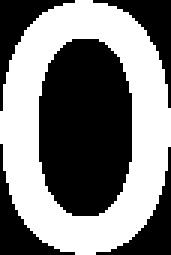
#> input picture character/0.bmp, 57 x 85 px (shown 3 times larger); its folder holds 4 pictures in this run
$ python -i sift.py   (imports and definitions only)   (older library calls are emulated)
#> lines starting #> are read from the running program, lines starting #| are printed output that depends on the picture; after the words box and inside, x2 and y2 are one past the last pixel; in counts of white or black regions, pixels touching at a corner belong together
### SuperSlice.py
import cv2
import numpy as np

# [87 lines left out: functions floodFill, find_connected_components, shrink, not called in this run]

def slice(img):
    gray = cv2.cvtColor(img, cv2.COLOR_BGR2GRAY)
    mask = cv2.adaptiveThreshold(gray, 255, cv2.ADAPTIVE_THRESH_MEAN_C, cv2.THRESH_BINARY_INV, 15, 4)
    blured = cv2.GaussianBlur(gray,(5,5),0)
    bluredmask = cv2.adaptiveThreshold(blured, 255, cv2.ADAPTIVE_THRESH_MEAN_C, cv2.THRESH_BINARY_INV, 15, 4)
    ans = find_connected_components(bluredmask,img)
    return ans,mask


# [10 lines that do not run on import are left out]

### sift.py
import cv2
import numpy as np
import os
import SuperSlice
#morphological gradient
# [4 lines left out: function morph_gradient, not called in this run]
def loadGT(path = "character/"):
#> called with path = 'character/'
    files = os.listdir(path)
    GT = []
    numerical = []
    letter = []
    for file in files:
        name = file.split(".")[0]
        img = cv2.imread(path + file)
#> img is the input picture: shape (85, 57, 3); 49% white; 1 white region, box (x1, y1, x2, y2) and area: (0, 0, 57, 85) 2373
        img = cv2.cvtColor(img, cv2.COLOR_BGR2GRAY)
        GT.append((name, img, sift_descriptor(img)))
        if name[0].isdigit():
            numerical.append(GT[-1])
        else:
            letter.append(GT[-1])
    return GT,numerical,letter

# [30 lines left out: functions getVerticalDiff, getHorizontalDiff, descriptorV, descriptorH, verify, not called in this run]

def sift_descriptor(image):
    result = np.zeros(128)
    # Make sure the size of the image_interest_patch is divisable by 16*16
    image = cv2.resize(image, (4 * (image.shape[1] // 4), 4 * (image.shape[0] // 4)))
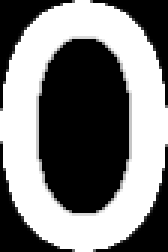
#> image: shape (84, 56) (shown 3 times larger); min 0, max 255, mean 124.8
    grad_x = cv2.Sobel(image, cv2.CV_32F, 1, 0, ksize=3)
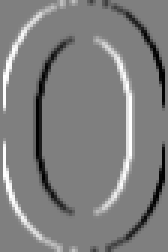
#> grad_x: shape (84, 56) float32 (shown 3 times larger); min -1020, max 1020, mean 0.4; drawn with min black and max white
    grad_y = cv2.Sobel(image, cv2.CV_32F, 0, 1, ksize=3)
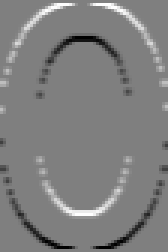
#> grad_y: shape (84, 56) float32 (shown 3 times larger); min -1020, max 1020, mean 0.6; drawn with min black and max white
    magnitude, direction = cv2.cartToPolar(grad_x, grad_y)
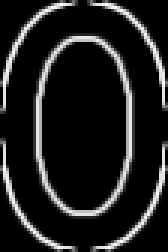
#> magnitude: shape (84, 56) float32 (shown 3 times larger); min 0, max 1133.7, mean 138.9; drawn with min black and max white
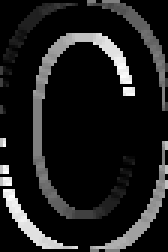
#> direction: shape (84, 56) float32 (shown 3 times larger); min 0, max 6.22, mean 0.718; drawn with min black and max white
    # Iterate over every pixel
    cnt = np.zeros(16,)
    for i in range(image.shape[0]):
        for j in range(image.shape[1]):

            indexa = int((direction[i,j]/2/np.pi)*8)
            indexb = int(int((i/image.shape[0])*4)*4 + int(j/image.shape[1]*4))
            # Add the direction of the edge to the feature vector, scaled by its magnitude
            result[indexb*8+indexa] += magnitude[i][j]
            cnt[indexb] += 1
#> after the loop, cnt = [294, 294, 294, 294, 294, 294, 294, 294, 294, 294, 294, 294, 294, 294, 294, 294]; result = 128 values, max 40094.9 at index 0, min 0 at index 2, mean 5103.6
    for i in range(16):
        result[i*8:(i+1)*8] /= cnt[i]
#> after the loop, result = 128 values, max 136.4 at index 0, min 0 at index 2, mean 17.36
#> pass 2 of the loop in loadGT, `for file in files:`:
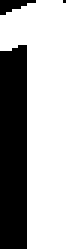
#> input picture character/1.bmp, 22 x 83 px (shown 3 times larger)
#> in loadGT, img is the input picture: shape (83, 22, 3); 65.1% white; 3 black regions (1 under 20 px), largest, box (x1, y1, x2, y2) and area: (0, 15, 9, 83) 602, (0, 0, 12, 5) 34
#> image: shape (80, 20)
#> grad_x: shape (80, 20) float32
#> in sift_descriptor (call 2), `grad_y = cv2.Sobel(image, cv2.CV_32F, 0, 1, ksize=3)`:
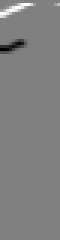
#> grad_y: shape (80, 20) float32 (shown 3 times larger); min -1020, max 1011, mean 2.1; drawn with min black and max white
#> magnitude: shape (80, 20) float32
#> in sift_descriptor (call 2), `magnitude, direction = cv2.cartToPolar(grad_x, grad_y)`:
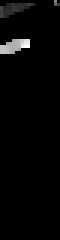
#> direction: shape (80, 20) float32 (shown 3 times larger); min 0, max 6.16, mean 0.135; drawn with min black and max white
#> after the loop in sift_descriptor (call 2), `for i in range(image.shape[0]):`: cnt = [100, 100, 100, 100, 100, 100, 100, 100, 100, 100, 100, 100, 100, 100, 100, 100]; result = 128 values, max 40800 at index 40, min 0 at index 3, mean 1363.1
#> after the loop in sift_descriptor (call 2), `for i in range(16):`: result = 128 values, max 408 at index 40, min 0 at index 3, mean 13.63
#> pass 3 of the loop in loadGT, `for file in files:`:
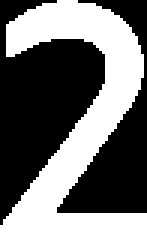
#> input picture character/2.bmp, 49 x 84 px (shown 3 times larger)
#> in loadGT, img is the input picture: shape (84, 49, 3); 46.5% white; 1 white region, box (x1, y1, x2, y2) and area: (0, 0, 49, 84) 1912
#> image: shape (84, 48)
#> grad_x: shape (84, 48) float32
#> in sift_descriptor (call 3), `grad_y = cv2.Sobel(image, cv2.CV_32F, 0, 1, ksize=3)`:
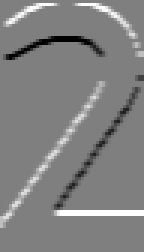
#> grad_y: shape (84, 48) float32 (shown 3 times larger); min -1020, max 1020, mean 18.1; drawn with min black and max white
#> magnitude: shape (84, 48) float32
#> in sift_descriptor (call 3), `magnitude, direction = cv2.cartToPolar(grad_x, grad_y)`:
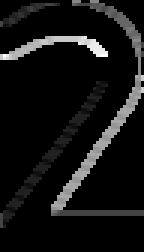
#> direction: shape (84, 48) float32 (shown 3 times larger); min 0, max 5.96, mean 0.434; drawn with min black and max white
#> after the loop in sift_descriptor (call 3), `for i in range(image.shape[0]):`: cnt = [252, 252, 252, 252, 252, 252, 252, 252, 252, 252, 252, 252, 252, 252, 252, 252]; result = 128 values, max 48807.8 at index 48, min 0 at index 3, mean 3940.1
#> after the loop in sift_descriptor (call 3), `for i in range(16):`: result = 128 values, max 193.7 at index 48, min 0 at index 3, mean 15.64
#> the loop made 4 passes; the first 3 are shown
    return result

# [22 lines left out: functions bitwise_descriptor, sift_match, not called in this run]

def identify(img,GT,numerical,letter):
    boxes,mask = SuperSlice.slice(img)
    if len(boxes) < 6:
        return None
    s = []
    numericalResult = []
    letterResult = []
    nomatch = 0
    for x,y,w,h in boxes:
        nm, score = sift_match(mask[y:y+h,x:x+w],GT)
        if nm == "":
            nomatch += 1
        numericalResult.append(sift_match(mask[y:y+h,x:x+w],numerical))
        letterResult.append(sift_match(mask[y:y+h,x:x+w],letter))
        s.append(score)
    if len(boxes) - nomatch < 6:
        return None
    #get indexes of the 6 lowest score
    indexes = np.argsort(s)[:6]
    ans = ""
    lines = []
    space = []
    seq = []
    for i in range(len(s)):
        if i in indexes:
            seq.append(i)
            x,y,w,h = boxes[i]
            if len(lines) > 0:
                space.append(x - lines[-1][1])
            lines.append((x, x + w))
    #print(space)
    if space[0] + space[3] > max(space[1] + space[3],space[1] + space[4]): #2-XXX-80
        num = numericalResult[seq[1]][1] + numericalResult[seq[2]][1] + numericalResult[seq[3]][1]
        let = letterResult[seq[1]][1] + letterResult[seq[2]][1] + letterResult[seq[3]][1]
        if num > let:
            ans = numericalResult[seq[0]][0] + letterResult[seq[1]][0] + letterResult[seq[2]][0] + letterResult[seq[3]][0] + numericalResult[seq[4]][0] + numericalResult[seq[5]][0]
        else:
            ans = letterResult[seq[0]][0] + numericalResult[seq[1]][0] + numericalResult[seq[2]][0] + numericalResult[seq[3]][0] + letterResult[seq[4]][0] + letterResult[seq[5]][0]
        ans = ans[0] + "-" + ans[1:4] + "-" + ans[4:]
    elif space[1] + space[3] > max(space[0] + space[3],space[1] + space[4]): #47-SX-GX
        if numericalResult[seq[0]][1] + numericalResult[seq[1]][1] > letterResult[seq[0]][1] + letterResult[seq[1]][1]:
            ans += letterResult[seq[0]][0] + letterResult[seq[1]][0]
        else:
            ans += numericalResult[seq[0]][0] + numericalResult[seq[1]][0]
        if numericalResult[seq[2]][1] + numericalResult[seq[3]][1] > letterResult[seq[2]][1] + letterResult[seq[3]][1]:
            ans += letterResult[seq[2]][0] + letterResult[seq[3]][0]
        else:
            ans += numericalResult[seq[2]][0] + numericalResult[seq[3]][0]
        if numericalResult[seq[4]][1] + numericalResult[seq[5]][1] > letterResult[seq[4]][1] + letterResult[seq[5]][1]:
            ans += letterResult[seq[4]][0] + letterResult[seq[5]][0]
        else:
            ans += numericalResult[seq[4]][0] + numericalResult[seq[5]][0]
        ans = ans[0:2] + "-" + ans[2:4] + "-" + ans[4:]
    else: #29-KTV-7
        num = numericalResult[seq[2]][1] + numericalResult[seq[3]][1] + numericalResult[seq[4]][1]
        let = letterResult[seq[2]][1] + letterResult[seq[3]][1] + letterResult[seq[4]][1]
        if num > let:
            ans = numericalResult[seq[0]][0] + numericalResult[seq[1]][0] + letterResult[seq[2]][0] + letterResult[seq[3]][0] + letterResult[seq[4]][0] + numericalResult[seq[5]][0]
        else:
            ans = letterResult[seq[0]][0] + letterResult[seq[1]][0] + numericalResult[seq[2]][0] + numericalResult[seq[3]][0] + numericalResult[seq[4]][0] + letterResult[seq[5]][0]
        ans = ans[0:2] + "-" + ans[2:5] + "-" + ans[5]

    return ans.upper()

def runSift():

    filename = "temp/card_img0.jpg"
    GT,numerical,letter = loadGT()
    img = cv2.imread(filename)
    name = identify(img, GT, numerical, letter)
    return name

#> (the run stopped early here; a loop or call above may not have finished)
